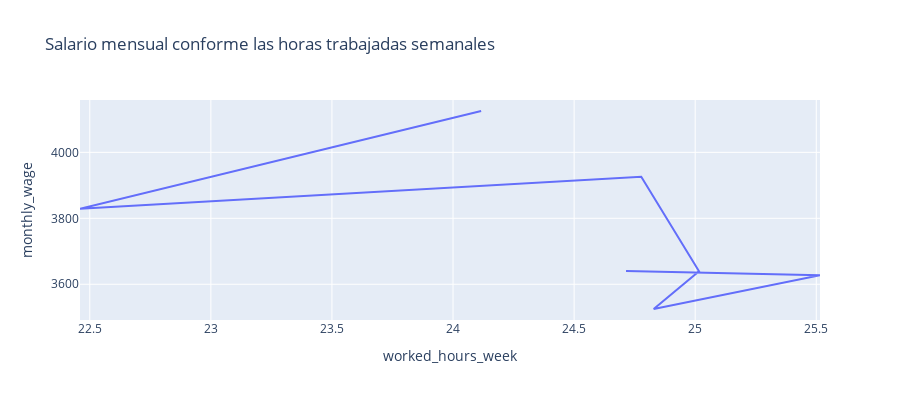

Notebook code for this chart:
### Code cell
fig = px.line(df_municipality, x='worked_hours_week', y='monthly_wage', title='Salario mensual conforme las horas trabajadas semanales', width=900, height=400)
fig.show()

### Figure 1 — Plotly figure (JSON) as saved in the notebook; plotly's stock layout.template omitted (floating-point values rounded to 4 significant figures)
{"data": [{"hovertemplate": "worked_hours_week=%{x}<br>monthly_wage=%{y}<extra></extra>", "legendgroup": "", "line": {"color": "#636efa", "dash": "solid"}, "marker": {"symbol": "circle"}, "mode": "lines", "name": "", "orientation": "v", "showlegend": false, "type": "scatter", "x": [24.71, 25.52, 24.83, 25.02, 24.78, 22.46, 24.12], "xaxis": "x", "y": [3640.0, 3627.0, 3525.0, 3639.0, 3926.0, 3829.0, 4125.0], "yaxis": "y"}], "layout": {"height": 400, "legend": {"tracegroupgap": 0}, "title": {"text": "Salario mensual conforme las horas trabajadas semanales"}, "width": 900, "xaxis": {"anchor": "y", "domain": [0, 1], "title": {"text": "worked_hours_week"}}, "yaxis": {"anchor": "x", "domain": [0, 1], "title": {"text": "monthly_wage"}}}}
